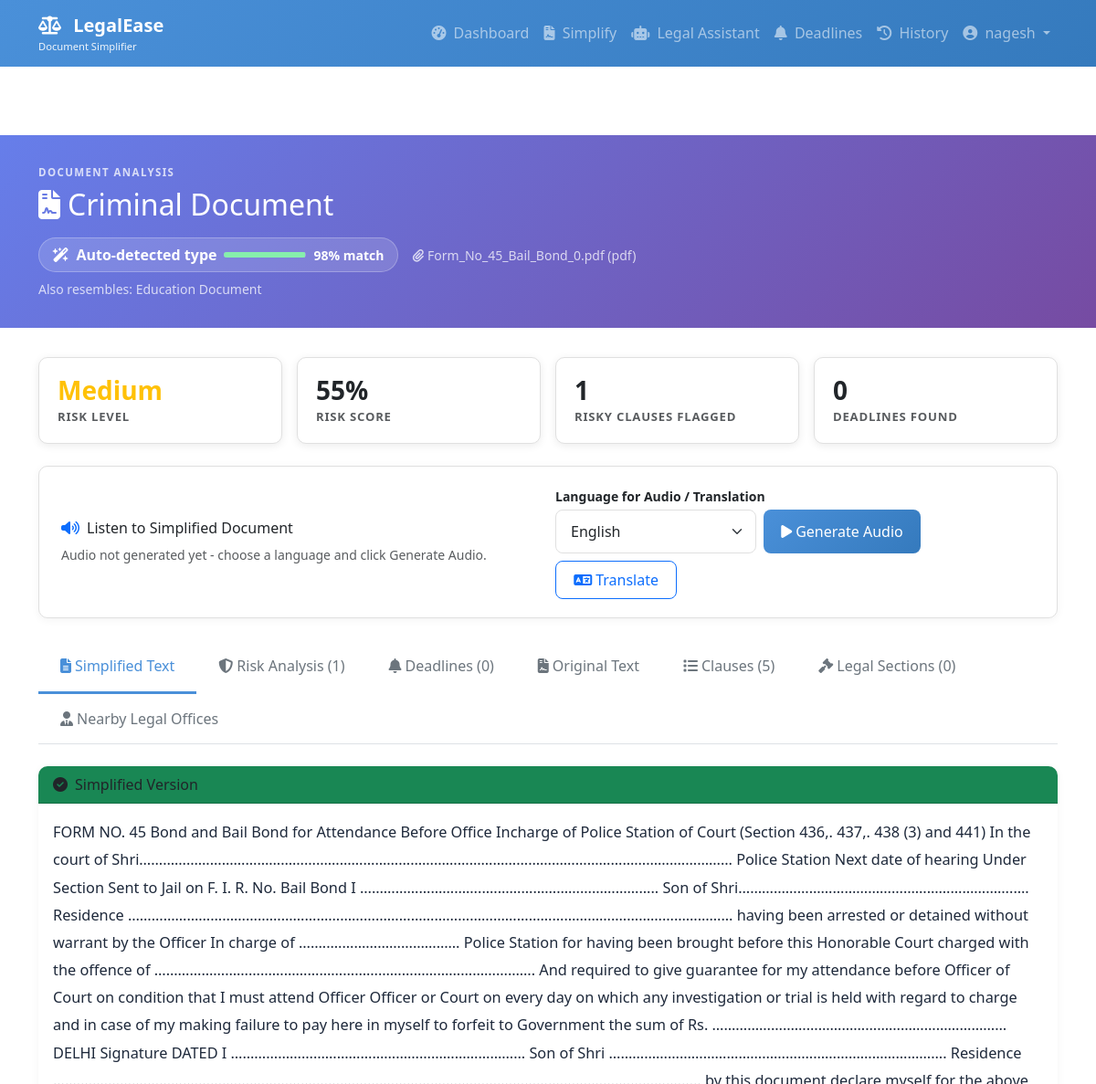
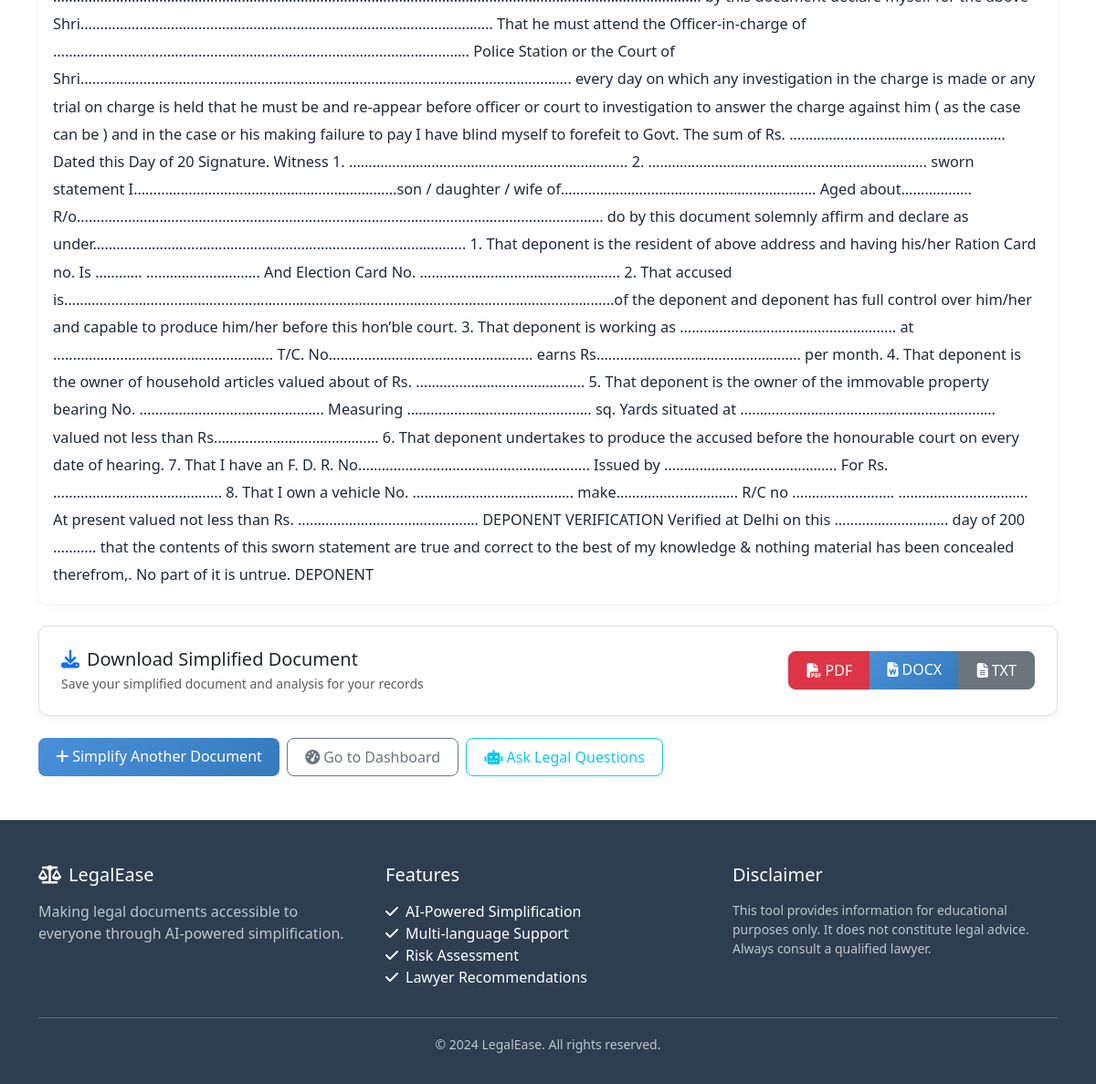
The app's page /document/1 (signed in) with its own data (2 pictures, top to bottom).
### app.py (models this page shows)
class User(UserMixin, db.Model):
    id = db.Column(db.Integer, primary_key=True)
    username = db.Column(db.String(80), unique=True, nullable=False)
    email = db.Column(db.String(120), unique=True, nullable=False)
    password_hash = db.Column(db.String(200), nullable=False)
    created_at = db.Column(db.DateTime, default=get_current_time)
    documents = db.relationship('Document', backref='user', lazy=True)
    legal_queries = db.relationship('LegalQuery', backref='user', lazy=True)

class Document(db.Model):
    id = db.Column(db.Integer, primary_key=True)
    user_id = db.Column(db.Integer, db.ForeignKey('user.id'), nullable=False)
    original_text = db.Column(db.Text, nullable=False)
    simplified_text = db.Column(db.Text)
    risk_score = db.Column(db.Float)
    risk_level = db.Column(db.String(20))
    document_type = db.Column(db.String(50))
    created_at = db.Column(db.DateTime, default=get_current_time)
    language = db.Column(db.String(10), default='en')
    filename = db.Column(db.String(200))
    file_type = db.Column(db.String(50))
    clauses = db.relationship('Clause', backref='document', lazy=True)
    sections = db.relationship('LegalSection', backref='document', lazy=True)

### app.py (the view)
@app.route('/document/<int:doc_id>')
@login_required
def view_document(doc_id):
    document = Document.query.get_or_404(doc_id)
    if document.user_id != current_user.id:
        flash('Access denied', 'danger')
        return redirect(url_for('dashboard'))
    clauses = Clause.query.filter_by(document_id=doc_id).all()
    sections = LegalSection.query.filter_by(document_id=doc_id).all()
    legal_sections = [{'type': s.section_type, 'number': s.section_number,
                       'description': s.description, 'context': s.context} for s in sections]
    detection, risk_analysis, spec_profile = build_analysis(
        document.original_text, document.document_type, document.risk_level or 'Medium')
    lawyer_specializations = [spec_profile['primary']] + spec_profile['related']
    clause_list = [{'original': c.original_clause, 'simplified': c.simplified_clause,
                   'type': c.clause_type} for c in clauses]
    if Deadline.query.filter_by(document_id=doc_id).count() == 0:
        save_deadlines(document, document.original_text)
    deadlines = [d.to_dict() for d in Deadline.query.filter_by(document_id=doc_id)
                 .order_by(Deadline.due_date.is_(None), Deadline.due_date).all()]
    return render_template('result.html',
                         detection=detection, risk_analysis=risk_analysis,
                         spec_profile=spec_profile, deadlines=deadlines,
                         original_text=document.original_text,
                         simplified_text=document.simplified_text,
                         clauses=clause_list,
                         risk_score=document.risk_score,
                         risk_level=document.risk_level,
                         document_type=document.document_type,
                         doc_id=doc_id,
                         filename=document.filename,
                         file_type=document.file_type,
                         legal_sections=legal_sections,
                         lawyer_specializations=lawyer_specializations,
                         language_names=LANGUAGE_NAMES)

### templates/result.html (shortened to what this page needs)
{% extends "base.html" %}
{% block content %}
{% set rl = risk_level|lower %}
<div class="result-header">
    <div class="container">
        <div class="eyebrow mb-2">Document Analysis</div>
        <h1 class="h2 mb-3"><i class="fas fa-file-contract me-2"></i>{{ document_type }}</h1>
        <div class="d-flex flex-wrap align-items-center gap-3">
            <span class="type-pill"><i class="fas fa-wand-magic-sparkles"></i> Auto-detected type
                {% if detection and detection.confidence %}
                <span class="conf-bar"><span style="width: {{ detection.confidence }}%"></span></span>
                <small>{{ detection.confidence }}% match</small>
                {% endif %}
            </span>
            {% if filename %}<span class="small opacity-75"><i class="fas fa-paperclip me-1"></i>{{ filename }} ({{ file_type }})</span>{% endif %}
        </div>
        {% if detection and detection.alternatives %}
        <div class="small mt-2 opacity-75">Also resembles:
            {% for alt in detection.alternatives[:2] %}{{ alt[0] }}{% if not loop.last %}, {% endif %}{% endfor %}
        </div>
        {% endif %}
    </div>
</div>
<div class="container">
    <div class="row g-3 mb-4">
        <div class="col-6 col-lg-3"><div class="stat-box">
            <h3 class="risk-{{ rl }}-text">{{ risk_level }}</h3><p class="text-muted mb-0">Risk Level</p></div></div>
        <div class="col-6 col-lg-3"><div class="stat-box">
            <h3>{{ "%.0f"|format(risk_score * 100) }}%</h3><p class="text-muted mb-0">Risk Score</p></div></div>
        <div class="col-6 col-lg-3"><div class="stat-box">
            <h3>{{ risk_analysis.findings|length }}</h3><p class="text-muted mb-0">Risky Clauses Flagged</p></div></div>
        <div class="col-6 col-lg-3"><div class="stat-box">
            <h3>{{ deadlines|length }}</h3><p class="text-muted mb-0">Deadlines Found</p></div></div>
    </div>
    <div class="tool-card mb-4">
        <div class="row align-items-center g-3">
            <div class="col-lg-6">
                <h6 class="mb-2"><i class="fas fa-volume-up me-2 text-primary"></i>Listen to Simplified Document</h6>
                {% if tts_file %}
                <audio controls class="w-100" id="audioPlayer">
                    <source src="{{ url_for('static', filename='audio/' + tts_file) }}" type="audio/mpeg">
                    Your browser does not support the audio element.
                </audio>
                {% else %}
                <p class="text-muted mb-0 small">Audio not generated yet - choose a language and click Generate Audio.</p>
                {% endif %}
            </div>
            <div class="col-lg-6">
                <label class="form-label small fw-semibold mb-1">Language for Audio / Translation</label>
                <div class="d-flex flex-wrap gap-2">
                    <select class="form-select language-selector" id="languageSelect">
                        {% for code, name in language_names.items() %}
                        <option value="{{ code }}" {% if code == 'en' %}selected{% endif %}>{{ name }}</option>
                        {% endfor %}
                    </select>
                    <button class="btn btn-primary" onclick="generateAudio()"><i class="fas fa-play me-1"></i>Generate Audio</button>
                    <button class="btn btn-outline-primary" onclick="translateDocument()"><i class="fas fa-language me-1"></i>Translate</button>
                </div>
            </div>
        </div>
    </div>
    <ul class="nav nav-tabs mb-4" id="resultTabs" role="tablist">
        <li class="nav-item"><button class="nav-link active" data-bs-toggle="tab" data-bs-target="#simplified">
            <i class="fas fa-file-alt me-1"></i>Simplified Text</button></li>
        <li class="nav-item"><button class="nav-link" data-bs-toggle="tab" data-bs-target="#risks">
            <i class="fas fa-shield-halved me-1"></i>Risk Analysis ({{ risk_analysis.findings|length }})</button></li>
        <li class="nav-item"><button class="nav-link" data-bs-toggle="tab" data-bs-target="#deadlines">
            <i class="fas fa-bell me-1"></i>Deadlines ({{ deadlines|length }})</button></li>
        <li class="nav-item"><button class="nav-link" data-bs-toggle="tab" data-bs-target="#original">
            <i class="fas fa-file-contract me-1"></i>Original Text</button></li>
        <li class="nav-item"><button class="nav-link" data-bs-toggle="tab" data-bs-target="#clauses">
            <i class="fas fa-list me-1"></i>Clauses ({{ clauses|length }})</button></li>
        <li class="nav-item"><button class="nav-link" data-bs-toggle="tab" data-bs-target="#sections">
            <i class="fas fa-gavel me-1"></i>Legal Sections ({{ legal_sections|length }})</button></li>
        <li class="nav-item"><button class="nav-link" data-bs-toggle="tab" data-bs-target="#experts">
            <i class="fas fa-user-tie me-1"></i>Nearby Legal Offices</button></li>
    </ul>
    <div class="tab-content">
        <div class="tab-pane fade show active" id="simplified">
            <div class="card">
                <div class="card-header bg-success"><i class="fas fa-check-circle me-2"></i>Simplified Version</div>
                <div class="card-body"><p class="reading mb-0">{{ simplified_text }}</p></div>
            </div>
        </div>
    </div>
    <div class="download-card my-4">
        <div class="row align-items-center g-3">
            <div class="col-md-7">
                <h5 class="mb-1"><i class="fas fa-download me-2 text-primary"></i>Download Simplified Document</h5>
                <p class="text-muted mb-0 small">Save your simplified document and analysis for your records</p>
            </div>
            <div class="col-md-5 text-md-end">
                <div class="btn-group" role="group">
                    <a href="{{ url_for('download_document', doc_id=doc_id, file_format='pdf') }}" class="btn btn-danger"><i class="fas fa-file-pdf me-1"></i>PDF</a>
                    <a href="{{ url_for('download_document', doc_id=doc_id, file_format='docx') }}" class="btn btn-primary"><i class="fas fa-file-word me-1"></i>DOCX</a>
                    <a href="{{ url_for('download_document', doc_id=doc_id, file_format='txt') }}" class="btn btn-secondary"><i class="fas fa-file-alt me-1"></i>TXT</a>
                </div>
            </div>
        </div>
    </div>
    <div class="mt-4 mb-5 d-flex flex-wrap gap-2">
        <a href="{{ url_for('simplify') }}" class="btn btn-primary"><i class="fas fa-plus me-1"></i>Simplify Another Document</a>
        <a href="{{ url_for('dashboard') }}" class="btn btn-outline-secondary"><i class="fas fa-tachometer-alt me-1"></i>Go to Dashboard</a>
        <a href="{{ url_for('chatbot') }}" class="btn btn-outline-info"><i class="fas fa-robot me-1"></i>Ask Legal Questions</a>
    </div>
</div>
{% endblock %}

### templates/base.html (shortened to what this page needs)
<!DOCTYPE html>
<html lang="en">
<head>
    <link href="https://cdn.jsdelivr.net/npm/bootstrap@5.3.0/dist/css/bootstrap.min.css" rel="stylesheet">
    <link rel="stylesheet" href="https://cdnjs.cloudflare.com/ajax/libs/font-awesome/6.4.0/css/all.min.css">
    <link rel="stylesheet" href="{{ url_for('static', filename='css/style.css') }}">
</head>
<body>
    <nav class="navbar navbar-expand-lg navbar-dark bg-primary-custom fixed-top">
        <div class="container">
            <a class="navbar-brand" href="{{ url_for('index') }}">
                <i class="fas fa-balance-scale me-2"></i>
                <span class="fw-bold">LegalEase</span>
                <small class="d-block" style="font-size: 0.7rem; opacity: 0.9;">Document Simplifier</small>
            </a>
            <div class="collapse navbar-collapse" id="navbarNav">
                <ul class="navbar-nav ms-auto">
                    {% if current_user.is_authenticated %}
                        <li class="nav-item">
                            <a class="nav-link" href="{{ url_for('dashboard') }}">
                                <i class="fas fa-tachometer-alt me-1"></i> Dashboard
                            </a>
                        </li>
                        <li class="nav-item">
                            <a class="nav-link" href="{{ url_for('simplify') }}">
                                <i class="fas fa-file-contract me-1"></i> Simplify
                            </a>
                        </li>
                        <li class="nav-item">
                            <a class="nav-link" href="{{ url_for('chatbot') }}">
                                <i class="fas fa-robot me-1"></i> Legal Assistant
                            </a>
                        </li>
                        <li class="nav-item">
                            <a class="nav-link" href="{{ url_for('deadlines_page') }}">
                                <i class="fas fa-bell me-1"></i> Deadlines
                            </a>
                        </li>
                        <li class="nav-item">
                            <a class="nav-link" href="{{ url_for('history') }}">
                                <i class="fas fa-history me-1"></i> History
                            </a>
                        </li>
                        <li class="nav-item dropdown">
                            <a class="nav-link dropdown-toggle" href="#" data-bs-toggle="dropdown">
                                <i class="fas fa-user-circle me-1"></i> {{ current_user.username }}
                            </a>
                        </li>
                    {% endif %}
                </ul>
            </div>
        </div>
    </nav>
    <div class="container mt-5 pt-4">
    </div>
    <main>
        {% block content %}{% endblock %}
    </main>
    <footer class="footer-custom mt-5">
        <div class="container">
            <div class="row">
                <div class="col-md-4">
                    <h5><i class="fas fa-balance-scale me-2"></i>LegalEase</h5>
                    <p class="text-muted">Making legal documents accessible to everyone through AI-powered simplification.</p>
                </div>
                <div class="col-md-4">
                    <h5>Features</h5>
                    <ul class="list-unstyled">
                        <li><i class="fas fa-check me-2"></i>AI-Powered Simplification</li>
                        <li><i class="fas fa-check me-2"></i>Multi-language Support</li>
                        <li><i class="fas fa-check me-2"></i>Risk Assessment</li>
                        <li><i class="fas fa-check me-2"></i>Lawyer Recommendations</li>
                    </ul>
                </div>
                <div class="col-md-4">
                    <h5>Disclaimer</h5>
                    <p class="text-muted small">
                        This tool provides information for educational purposes only.
                        It does not constitute legal advice. Always consult a qualified lawyer.
                    </p>
                </div>
            </div>
            <hr>
            <div class="text-center text-muted">
                <small>&copy; 2024 LegalEase. All rights reserved.</small>
            </div>
        </div>
    </footer>
</body>
</html>

### records on screen
User: username "nagesh"
Document: document_type "Criminal Document", filename "Form_No_45_Bail_Bond_0.pdf", file_type "pdf", risk_level "Medium", risk_score*100 "55", simplified_text "FORM NO. 45 Bond and Bail Bond for Attendance Before Office Incharge of Police Station of Court (Section 436,. 437,. 438 (3) and 441) In the court of Shri……………………………………………………………………………………………………………………….…………… Police Station Next date of hearing Under Section Sent to Jail on F. I. R. No. Bail Bond I …………………………..…………………………………….. Son of Shri…………………………………………………………….…. Residence …………………………………………………………………………………………………………….………………………… having been arrested or detained without warrant by the Officer In charge of ……..…………………………… Police Station for having been brought before this Honorable Court charged with the offence of ……………………………………………………………………………………. And required to give guarantee for my attendance…"

### other values on screen
{{ detection.confidence }} "98"
{{ alt[0] }} "Education Document"
{{ risk_analysis.findings|length }} "1"
{{ deadlines|length }} "0"
{{ clauses|length }} "5"
{{ legal_sections|length }} "0"
form field value "English"
